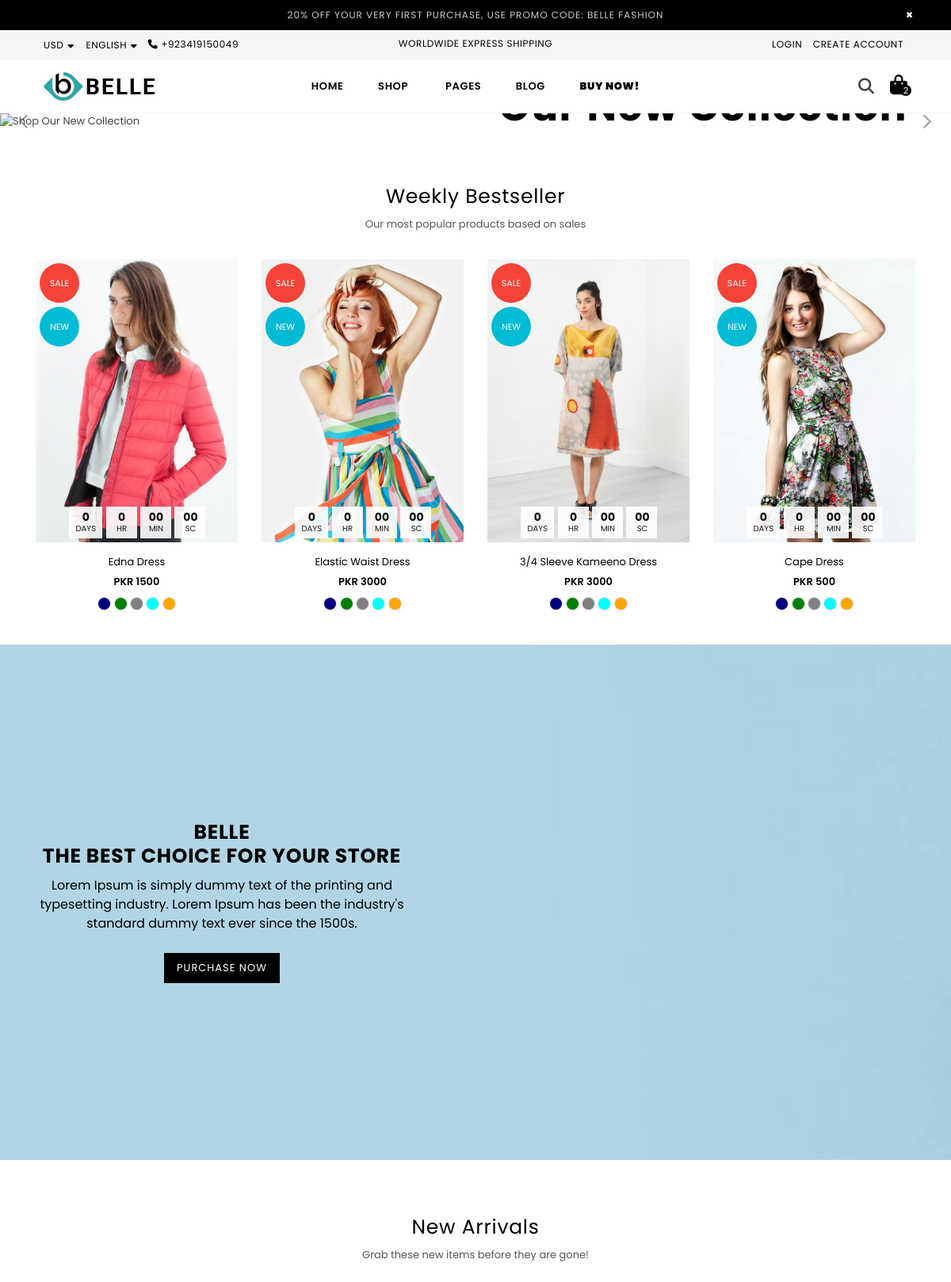
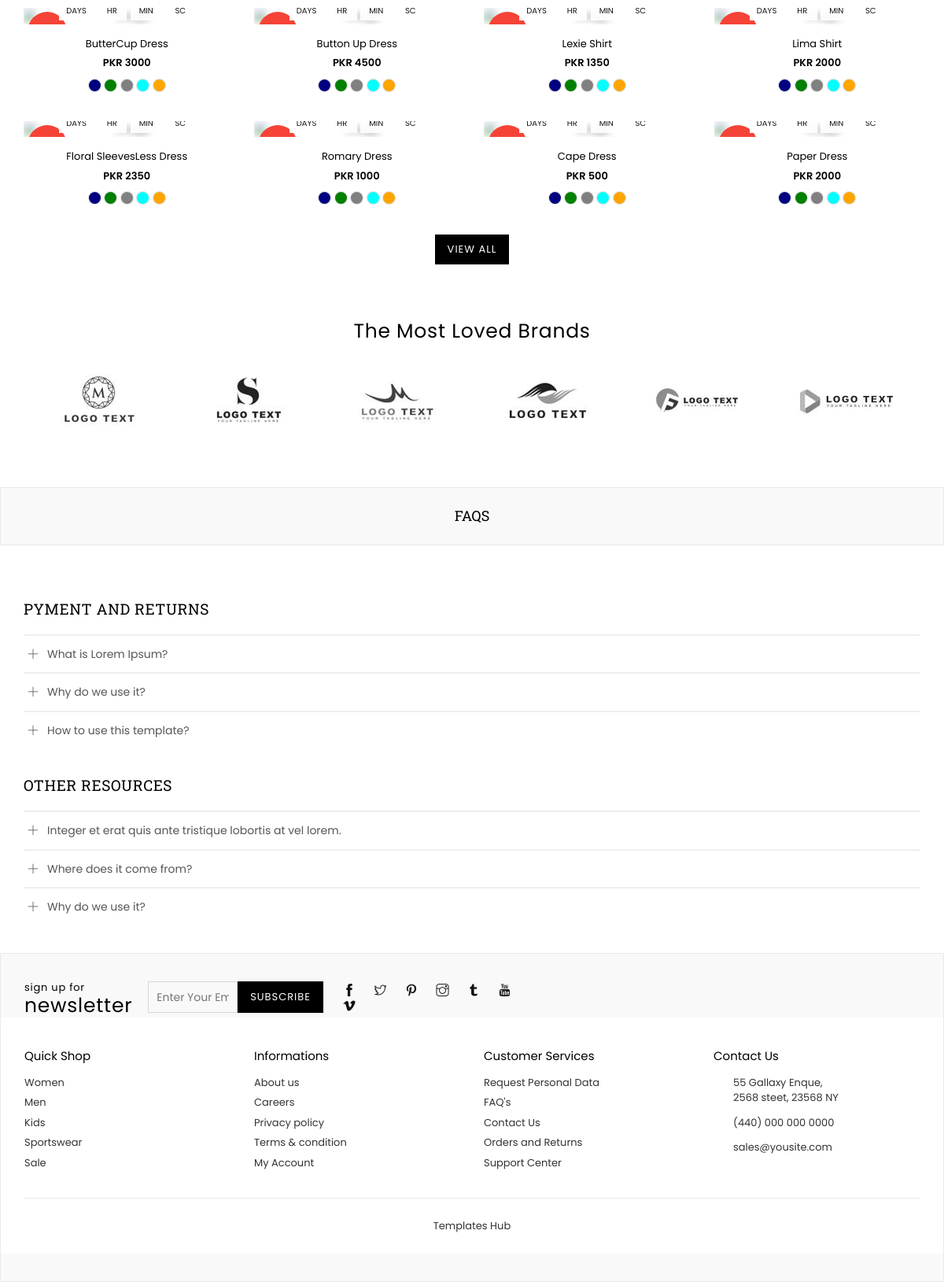
The page / on the database its author committed (2 pictures, top to bottom).
### app/models.py (models this page shows, shortened)
class Products(models.Model):
    name=models.CharField(max_length=100)
    description=models.TextField()
    slug=models.SlugField(max_length=50,unique=True,blank=True)
    in_stock=models.BooleanField()
    stock_quantity=models.IntegerField()
    last_update=models.DateTimeField(auto_now=True)
    sku=models.CharField(max_length=50)
    price=models.IntegerField()
    striked_price=models.IntegerField(blank=True,null=True,default=0)
    product_type=models.CharField(max_length=20)
    collections=models.CharField(max_length=50)
    main_image= models.ImageField(upload_to='products/')  # Shown by default
    hover_image= models.ImageField(upload_to='products/')  # Shown on hover
    tag=models.ManyToManyField('Tag',related_name='products',blank=True)
    sizes = models.ManyToManyField(Size, related_name='products', blank=True)
    color = models.ManyToManyField(Color, related_name='productscolor', blank=True)
    brand=models.ForeignKey(Brand, on_delete=models.CASCADE,related_name='brand',blank=True)
    class Meta:
        verbose_name = "Product"  # Correct singular form
        verbose_name_plural = "Products"  # Correct plural form

### app/views.py (the view, shortened to what this page needs)
# urls.py: path("",views.Homepage,name="home"),
def Homepage(request):
    products = Products.objects.all()
    new_arrivals=Products.objects.all().order_by("-last_update")[0:8]
    sub_form=SubscribeForm()
    success = None
    success_msg=""
    context = {"product": products,"new_arrivals":new_arrivals,"sub_form":sub_form,"success":success,"success_msg":success_msg}
    return render(request, "app/home.html", context ,)

### app/forms.py
class SubscribeForm(forms.ModelForm):
    class Meta:
        model = Subscribe
        fields ='__all__'
        labels={'email':_('')}
    def __init__(self,*args, **kwargs):
        super().__init__(*args, **kwargs)
        self.fields['email'].widget.attrs['placeholder']='Enter Your Email'

### app/templates/app/home.html (shortened to what this page needs)
{% extends "base.html" %} {% load static %} {% block title %}BELLE | HOME {% endblock title %} {% block content %}
<div id="page-content">
  <div class="slideshow slideshow-wrapper pb-section">
    <div class="home-slideshow">
      <div class="slide">
        <div class="blur-up lazyload">
          <img
            class="blur-up lazyload"
            data-src="{% static 'app/images/slideshow-banners/home2-default-banner1.jpg' %} "
            src="{% static 'app/images/slideshow-banners/home2-default-banner1.jpg' %} "
            alt="Shop Our New Collection"
            title="Shop Our New Collection"
          />
          <div class="slideshow__text-wrap slideshow__overlay classic middle">
            <div class="slideshow__text-content middle">
              <div class="container">
                <div class="wrap-caption right">
                  <h2 class="h1 mega-title slideshow__title">
                    Our New Collection
                  </h2>
                </div>
              </div>
            </div>
          </div>
        </div>
      </div>
    </div>
  </div>
  <div class="section">
    <div class="container">
      <div class="row">
        <div class="col-12 col-sm-12 col-md-12 col-lg-12">
          <div class="section-header text-center">
            <h2 class="h2">Weekly Bestseller</h2>
            <p>Our most popular products based on sales</p>
          </div>
          <div class="productSlider grid-products">
            {% for item in product %}
            <div class="col-12 item">
              <div class="product-image">
                <a href="{% url "product" item.slug %}" class="grid-view-item__link">
                  <img
                    class="primary blur-up lazyload"
                    data-src="{{item.main_image.url}}"
                    src="{{item.main_image.url}}"
                    alt="image"
                    title="product"
                  />
                  <div class="product-labels rounded">
                    <span class="lbl on-sale">Sale</span>
                    <span class="lbl pr-label1">new</span>
                  </div>
                </a>
                <div class="saleTime desktop" data-countdown="2022/03/01"></div>
              </div>
              <div class="product-details text-center">
                <div class="product-name">
                  <a href="product-layout-1.html">{{item.name}}</a>
                </div>
                <div class="product-price">
                  <span class="price">PKR {{item.price}}</span>
                </div>
                <ul class="swatches">
                  <li
                    class="swatch small rounded navy"
                    rel="{% static 'app/images/product-images/product-image-stw1.jpg' %} "
                  ></li>
                  <li
                    class="swatch small rounded green"
                    rel="{% static 'app/images/product-images/product-image-stw1-1.jpg' %} "
                  ></li>
                  <li
                    class="swatch small rounded gray"
                    rel="{% static 'app/images/product-images/product-image-stw1-2.jpg' %} "
                  ></li>
                  <li
                    class="swatch small rounded aqua"
                    rel="{% static 'app/images/product-images/product-image-stw1-3.jpg' %}"
                  ></li>
                  <li
                    class="swatch small rounded orange"
                    rel="{% static 'app/images/product-images/product-image-stw1-4.jpg' %} "
                  ></li>
                </ul>
              </div>
            </div>
            {% endfor %}
          </div>
        </div>
      </div>
    </div>
    <div class="section">
      <div class="hero hero--large hero__overlay bg-size">
        <div class="hero__inner">
          <div class="container">
            <div class="wrap-text left text-small font-bold">
              <h2 class="h2 mega-title">
                Belle <br />
                The best choice for your store
              </h2>
              <div class="rte-setting mega-subtitle">
                Lorem Ipsum is simply dummy text of the printing and typesetting
                industry. Lorem Ipsum has been the industry's standard dummy
                text ever since the 1500s.
              </div>
              <a href="https://wa.me/+923419150049" class="btn">Purchase Now</a>
            </div>
          </div>
        </div>
      </div>
    </div>
    <div class="product-rows section">
      <div class="container">
        <div class="row">
          <div class="col-12 col-sm-12 col-md-12 col-lg-12">
            <div class="section-header text-center">
              <h2 class="h2">New Arrivals</h2>
              <p>Grab these new items before they are gone!</p>
            </div>
          </div>
        </div>
        <div class="grid-products">
          <div class="row">
            {% for item in new_arrivals %}
            <div class="col-6 col-sm-2 col-md-3 col-lg-3 item">
              <div class="product-image">
                <a href="product-layout-1.html" class="grid-view-item__link">
                  <div class="product-labels rounded">
                    <span class="lbl on-sale">Sale</span>
                  </div>
                </a>
                <div class="saleTime desktop" data-countdown="2022/03/01"></div>
              </div>
              <div class="product-details text-center">
                <div class="product-name">
                  <a href="product-layout-1.html">{{item.name}}</a>
                </div>
                <div class="product-price">
                  <span class="price">PKR {{item.price}}</span>
                </div>
                <ul class="swatches">
                  <li
                    class="swatch small rounded navy"
                    rel="{% static 'app/images/product-images/product-image-stw1.jpg' %} "
                  ></li>
                  <li
                    class="swatch small rounded green"
                    rel="{% static 'app/images/product-images/product-image-stw1-1.jpg' %} "
                  ></li>
                  <li
                    class="swatch small rounded gray"
                    rel="{% static 'app/images/product-images/product-image-stw1-2.jpg' %} "
                  ></li>
                  <li
                    class="swatch small rounded aqua"
                    rel="{% static 'app/images/product-images/product-image-stw1-3.jpg' %} "
                  ></li>
                  <li
                    class="swatch small rounded orange"
                    rel="{% static 'app/images/product-images/product-image-stw1-4.jpg' %} "
                  ></li>
                </ul>
              </div>
            </div>
            {% endfor %}
          </div>
          <div class="row">
            <div class="col-12 col-sm-12 col-md-12 col-lg-12 text-center">
              <a href="{% url "shop" %}" class="btn">View all</a>
            </div>
          </div>
        </div>
      </div>
    </div>
    <div class="section logo-section">
      <div class="container">
        <div class="row">
          <div class="col-12 col-sm-12 col-md-12 col-lg-12">
            <div class="section-header text-center">
              <h2 class="h2">The Most Loved Brands</h2>
            </div>
            <div class="logo-bar">
              <div class="logo-bar__item">
                <img
                  src="{% static 'app/images/logo/brandlogo1.png' %} "
                  alt=""
                  title=""
                />
              </div>
              <div class="logo-bar__item">
                <img
                  src="{% static 'app/images/logo/brandlogo2.png' %} "
                  alt=""
                  title=""
                />
              </div>
              <div class="logo-bar__item">
                <img
                  src="{% static 'app/images/logo/brandlogo3.png' %} "
                  alt=""
                  title=""
                />
              </div>
              <div class="logo-bar__item">
                <img
                  src="{% static 'app/images/logo/brandlogo4.png' %} "
                  alt=""
                  title=""
                />
              </div>
              <div class="logo-bar__item">
                <img
                  src="{% static 'app/images/logo/brandlogo5.png' %} "
                  alt=""
                  title=""
                />
              </div>
              <div class="logo-bar__item">
                <img
                  src="{% static 'app/images/logo/brandlogo6.png' %} "
                  alt=""
                  title=""
                />
              </div>
            </div>
          </div>
        </div>
      </div>
    </div>
  </div>
  {% endblock content %}

### app/static/app/responsive.css (style rules this page uses)
@media only screen and (max-width: 1450px) { .slideshow .slideshow__title { font-size:55px; } }
@media only screen and (max-width: 1450px) { .home2-default .slideshow .slideshow__title { font-size:50px; } }

### rows shown on the page
Products: main_image (picture), name "Edna Dress", price "1500"
Products: main_image (picture), name "Elastic Waist Dress", price "3000"
Products: main_image (picture), name "3/4 Sleeve Kameeno Dress", price "3000"
Products: main_image (picture), name "Cape Dress", price "500"
Products: name "ButterCup Dress", price "3000"
Products: name "Button Up Dress", price "4500"
Products: name "Lexie Shirt", price "1350"
Products: name "Lima Shirt", price "2000"
Products: name "Floral SleevesLess Dress", price "2350"
Products: name "Romary Dress", price "1000"
Products: name "Paper Dress", price "2000"
